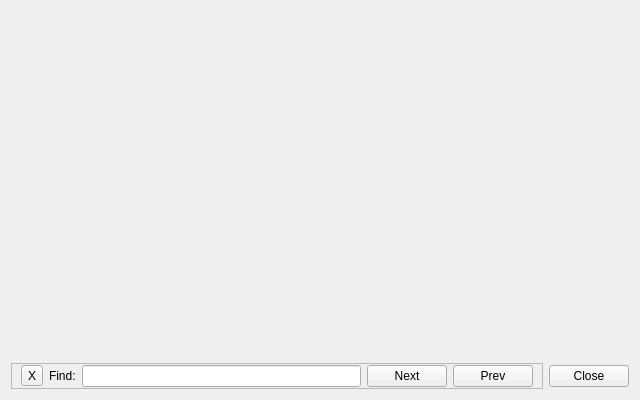
<?xml version="1.0" encoding="UTF-8"?>
<ui version="4.0">
 <class>Snippets</class>
 <widget class="QWidget" name="Snippets">
  <property name="geometry">
   <rect>
    <x>0</x>
    <y>0</y>
    <width>640</width>
    <height>400</height>
   </rect>
  </property>
  <property name="windowTitle">
   <string>Snippets</string>
  </property>
  <layout class="QVBoxLayout" name="verticalLayout_2">
   <item>
    <layout class="QVBoxLayout" name="verticalLayout">
     <item>
      <widget class="QWidget" name="browserw">
      </widget>
     </item>
     <item>
      <layout class="QHBoxLayout" name="horizontalLayout_2">
       <item>
        <widget class="QFrame" name="searchFM">
         <property name="sizePolicy">
          <sizepolicy hsizetype="Preferred" vsizetype="Preferred">
           <horstretch>1</horstretch>
           <verstretch>0</verstretch>
          </sizepolicy>
         </property>
         <property name="frameShape">
          <enum>QFrame::StyledPanel</enum>
         </property>
         <property name="frameShadow">
          <enum>QFrame::Raised</enum>
         </property>
         <layout class="QHBoxLayout" name="horizontalLayout">
          <property name="topMargin">
           <number>1</number>
          </property>
          <property name="bottomMargin">
           <number>1</number>
          </property>
          <item>
           <widget class="QToolButton" name="searchClosePB">
            <property name="sizePolicy">
             <sizepolicy hsizetype="Fixed" vsizetype="Fixed">
              <horstretch>0</horstretch>
              <verstretch>0</verstretch>
             </sizepolicy>
            </property>
            <property name="text">
             <string notr="true">X</string>
            </property>
            <property name="toolButtonStyle">
             <enum>Qt::ToolButtonTextOnly</enum>
            </property>
           </widget>
          </item>
          <item>
           <widget class="QLabel" name="searchLB">
            <property name="text">
             <string>Find:</string>
            </property>
           </widget>
          </item>
          <item>
           <widget class="QLineEdit" name="searchLE">
            <property name="sizePolicy">
             <sizepolicy hsizetype="Expanding" vsizetype="Fixed">
              <horstretch>0</horstretch>
              <verstretch>0</verstretch>
             </sizepolicy>
            </property>
           </widget>
          </item>
          <item>
           <widget class="QPushButton" name="nextPB">
            <property name="sizePolicy">
             <sizepolicy hsizetype="Minimum" vsizetype="Fixed">
              <horstretch>0</horstretch>
              <verstretch>0</verstretch>
             </sizepolicy>
            </property>
            <property name="text">
             <string>Next</string>
            </property>
           </widget>
          </item>
          <item>
           <widget class="QPushButton" name="prevPB">
            <property name="sizePolicy">
             <sizepolicy hsizetype="Minimum" vsizetype="Fixed">
              <horstretch>0</horstretch>
              <verstretch>0</verstretch>
             </sizepolicy>
            </property>
            <property name="text">
             <string>Prev</string>
            </property>
           </widget>
          </item>
         </layout>
        </widget>
       </item>
       <item>
        <widget class="QDialogButtonBox" name="buttonBox">
         <property name="orientation">
          <enum>Qt::Horizontal</enum>
         </property>
         <property name="standardButtons">
          <set>QDialogButtonBox::Close</set>
         </property>
        </widget>
       </item>
      </layout>
     </item>
    </layout>
   </item>
  </layout>
 </widget>
 <customwidgets>
  <customwidget>
   <class>QWebView</class>
   <extends>QWidget</extends>
   <header>QtWebKit/QWebView</header>
  </customwidget>
 </customwidgets>
 <resources/>
 <connections>
  <connection>
   <sender>searchClosePB</sender>
   <signal>clicked()</signal>
   <receiver>searchFM</receiver>
   <slot>hide()</slot>
   <hints>
    <hint type="sourcelabel">
     <x>33</x>
     <y>414</y>
    </hint>
    <hint type="destinationlabel">
     <x>328</x>
     <y>414</y>
    </hint>
   </hints>
  </connection>
 </connections>
</ui>
